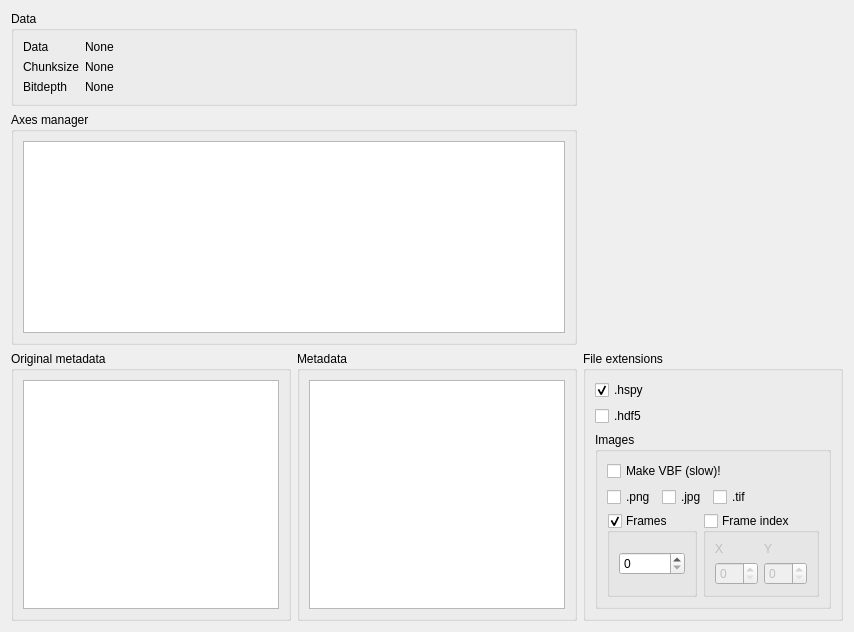
  <widget class="QWizardPage" name="wizardPageFinal">
   <layout class="QGridLayout" name="gridLayout_8">
    <item row="0" column="0">
     <widget class="QGroupBox" name="groupBox_14">
      <property name="title">
       <string>Data</string>
      </property>
      <layout class="QGridLayout" name="gridLayout_9">
       <item row="0" column="0">
        <widget class="QLabel" name="label_18">
         <property name="sizePolicy">
          <sizepolicy hsizetype="Maximum" vsizetype="Preferred">
           <horstretch>0</horstretch>
           <verstretch>0</verstretch>
          </sizepolicy>
         </property>
         <property name="text">
          <string>Data</string>
         </property>
        </widget>
       </item>
       <item row="0" column="1">
        <widget class="QLabel" name="label_30">
         <property name="text">
          <string>None</string>
         </property>
        </widget>
       </item>
       <item row="1" column="0">
        <widget class="QLabel" name="label_31">
         <property name="text">
          <string>Chunksize</string>
         </property>
        </widget>
       </item>
       <item row="1" column="1">
        <widget class="QLabel" name="label_33">
         <property name="text">
          <string>None</string>
         </property>
        </widget>
       </item>
       <item row="2" column="0">
        <widget class="QLabel" name="label_32">
         <property name="text">
          <string>Bitdepth</string>
         </property>
        </widget>
       </item>
       <item row="2" column="1">
        <widget class="QLabel" name="label_34">
         <property name="text">
          <string>None</string>
         </property>
        </widget>
       </item>
      </layout>
     </widget>
    </item>
    <item row="1" column="0">
     <widget class="QGroupBox" name="groupBox_15">
      <property name="title">
       <string>Axes manager</string>
      </property>
      <layout class="QVBoxLayout" name="verticalLayout_16">
       <item>
        <widget class="QTextBrowser" name="textBrowser"/>
       </item>
      </layout>
     </widget>
    </item>
    <item row="2" column="0">
     <layout class="QHBoxLayout" name="horizontalLayout_10">
      <item>
       <widget class="QGroupBox" name="groupBox_17">
        <property name="title">
         <string>Original metadata</string>
        </property>
        <layout class="QVBoxLayout" name="verticalLayout_18">
         <item>
          <widget class="QTextBrowser" name="textBrowser_3"/>
         </item>
        </layout>
       </widget>
      </item>
      <item>
       <widget class="QGroupBox" name="groupBox_16">
        <property name="title">
         <string>Metadata</string>
        </property>
        <layout class="QVBoxLayout" name="verticalLayout_17">
         <item>
          <widget class="QTextBrowser" name="textBrowser_2"/>
         </item>
        </layout>
       </widget>
      </item>
     </layout>
    </item>
    <item row="2" column="1">
     <widget class="QGroupBox" name="groupBox_10">
      <property name="sizePolicy">
       <sizepolicy hsizetype="Maximum" vsizetype="Maximum">
        <horstretch>0</horstretch>
        <verstretch>0</verstretch>
       </sizepolicy>
      </property>
      <property name="title">
       <string>File extensions</string>
      </property>
      <layout class="QVBoxLayout" name="verticalLayout_15">
       <item>
        <layout class="QVBoxLayout" name="verticalLayout_14">
         <item>
          <widget class="QCheckBox" name="checkBox_3">
           <property name="text">
            <string>.hspy</string>
           </property>
           <property name="checked">
            <bool>true</bool>
           </property>
          </widget>
         </item>
         <item>
          <widget class="QCheckBox" name="checkBox_4">
           <property name="text">
            <string>.hdf5</string>
           </property>
          </widget>
         </item>
        </layout>
       </item>
       <item>
        <widget class="QGroupBox" name="groupBox_11">
         <property name="sizePolicy">
          <sizepolicy hsizetype="Maximum" vsizetype="Preferred">
           <horstretch>0</horstretch>
           <verstretch>0</verstretch>
          </sizepolicy>
         </property>
         <property name="title">
          <string>Images</string>
         </property>
         <layout class="QVBoxLayout" name="verticalLayout_12">
          <item>
           <widget class="QCheckBox" name="checkBox_8">
            <property name="text">
             <string>Make VBF (slow)!</string>
            </property>
           </widget>
          </item>
          <item>
           <layout class="QHBoxLayout" name="horizontalLayout_8">
            <item>
             <widget class="QCheckBox" name="checkBox_6">
              <property name="text">
               <string>.png</string>
              </property>
             </widget>
            </item>
            <item>
             <widget class="QCheckBox" name="checkBox_5">
              <property name="text">
               <string>.jpg</string>
              </property>
             </widget>
            </item>
            <item>
             <widget class="QCheckBox" name="checkBox_7">
              <property name="text">
               <string>.tif</string>
              </property>
             </widget>
            </item>
            <item>
             <spacer name="horizontalSpacer_2">
              <property name="orientation">
               <enum>Qt::Horizontal</enum>
              </property>
              <property name="sizeHint" stdset="0">
               <size>
                <width>40</width>
                <height>20</height>
               </size>
              </property>
             </spacer>
            </item>
           </layout>
          </item>
          <item>
           <layout class="QHBoxLayout" name="horizontalLayout_9">
            <item>
             <widget class="QGroupBox" name="groupBox_13">
              <property name="title">
               <string>Frames</string>
              </property>
              <property name="checkable">
               <bool>true</bool>
              </property>
              <layout class="QVBoxLayout" name="verticalLayout_13">
               <item>
                <widget class="QSpinBox" name="spinBox_6"/>
               </item>
              </layout>
             </widget>
            </item>
            <item>
             <widget class="QGroupBox" name="groupBox_12">
              <property name="sizePolicy">
               <sizepolicy hsizetype="Maximum" vsizetype="Maximum">
                <horstretch>0</horstretch>
                <verstretch>0</verstretch>
               </sizepolicy>
              </property>
              <property name="title">
               <string>Frame index</string>
              </property>
              <property name="checkable">
               <bool>true</bool>
              </property>
              <property name="checked">
               <bool>false</bool>
              </property>
              <layout class="QGridLayout" name="gridLayout_7">
               <item row="1" column="0">
                <widget class="QSpinBox" name="spinBox_4"/>
               </item>
               <item row="1" column="1">
                <widget class="QSpinBox" name="spinBox_5"/>
               </item>
               <item row="0" column="0">
                <widget class="QLabel" name="label_16">
                 <property name="text">
                  <string>X</string>
                 </property>
                </widget>
               </item>
               <item row="0" column="1">
                <widget class="QLabel" name="label_17">
                 <property name="text">
                  <string>Y</string>
                 </property>
                </widget>
               </item>
              </layout>
             </widget>
            </item>
           </layout>
          </item>
         </layout>
        </widget>
       </item>
      </layout>
     </widget>
    </item>
   </layout>
  </widget>
